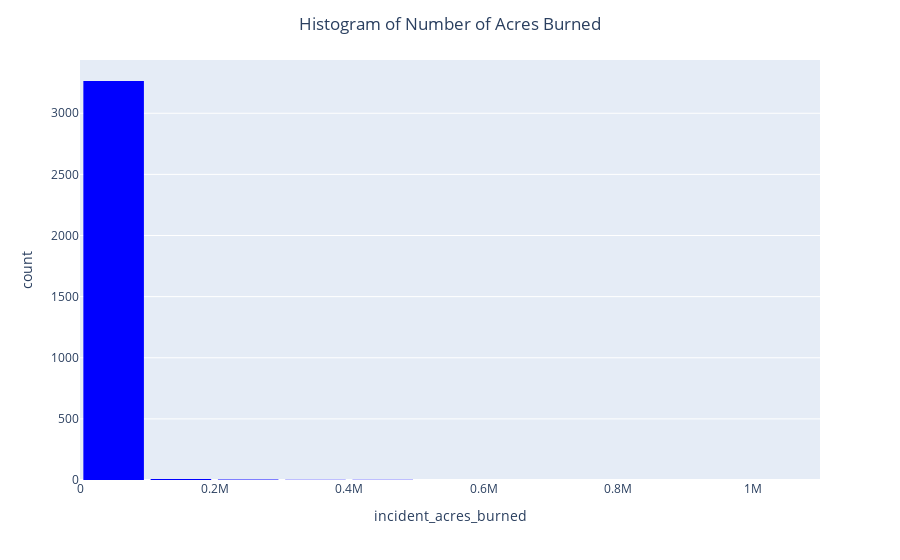

This figure's notebook cell:
### Code cell
# Extra Code
mask = DF_raw['incident_acres_burned']
mask
DF_raw.describe
fig = px.histogram(DF_raw,
                   nbins=20,
                   x='incident_acres_burned',
                   color_discrete_sequence=['blue'])
fig.update_layout(bargap=0.1,
                  title='Histogram of Number of Acres Burned',
                  title_x=0.5)
fig.show()

### Figure 1 — Plotly figure (JSON) as saved in the notebook; plotly's stock layout.template omitted (floating-point values rounded to 4 significant figures; data arrays with more than 128 entries replaced by an {"elided": "..."} marker saying what was removed)
{"data": [{"bingroup": "x", "hovertemplate": "incident_acres_burned=%{x}<br>count=%{y}<extra></extra>", "legendgroup": "", "marker": {"color": "blue", "pattern": {"shape": ""}}, "name": "", "nbinsx": 20, "orientation": "v", "showlegend": false, "type": "histogram", "x": {"elided": "3338 float values"}, "xaxis": "x", "yaxis": "y"}], "layout": {"bargap": 0.1, "barmode": "relative", "legend": {"tracegroupgap": 0}, "margin": {"t": 60}, "title": {"text": "Histogram of Number of Acres Burned", "x": 0.5}, "xaxis": {"anchor": "y", "domain": [0, 1], "title": {"text": "incident_acres_burned"}}, "yaxis": {"anchor": "x", "domain": [0, 1], "title": {"text": "count"}}}}
